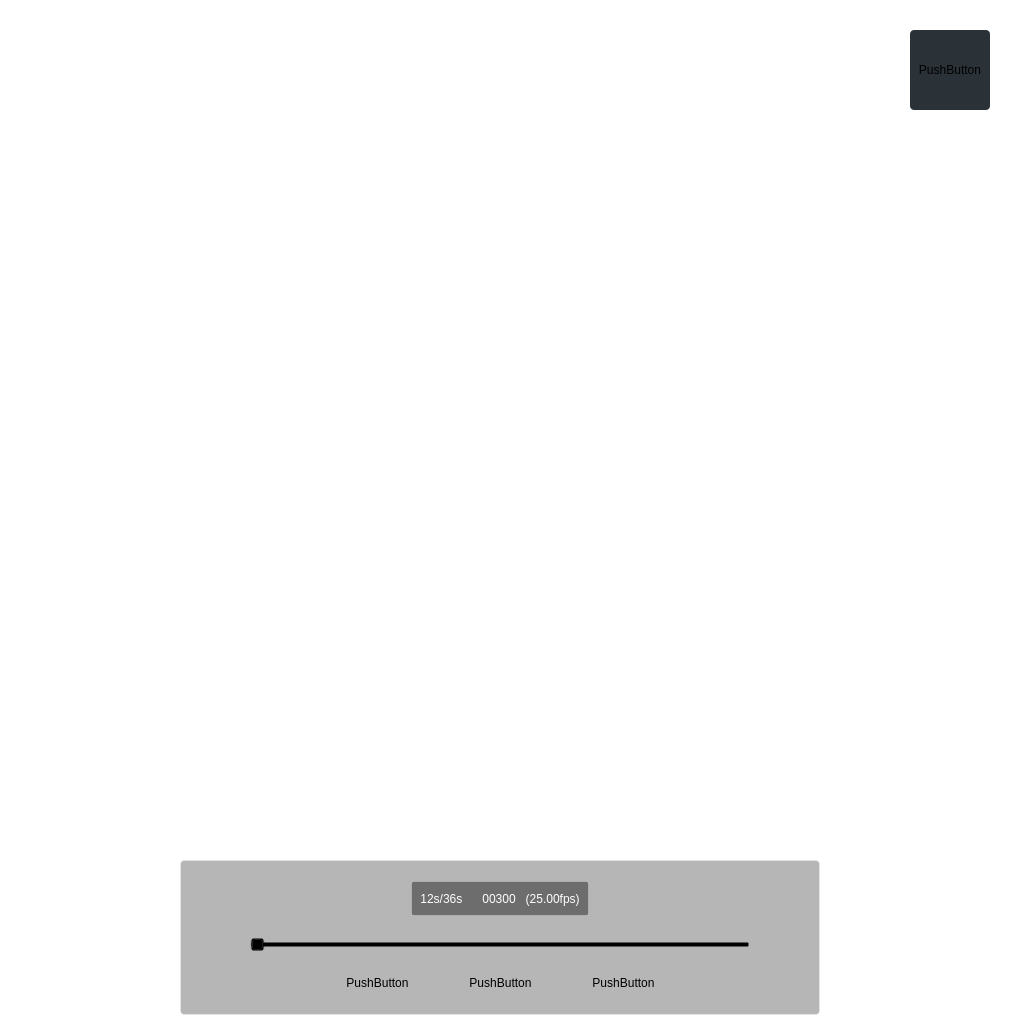
<?xml version="1.0" encoding="UTF-8"?>
<ui version="4.0">
 <class>VideoDialog</class>
 <widget class="QFrame" name="VideoDialog">
  <property name="geometry">
   <rect>
    <x>0</x>
    <y>0</y>
    <width>1024</width>
    <height>1024</height>
   </rect>
  </property>
  <property name="windowTitle">
   <string>Frame</string>
  </property>
  <property name="styleSheet">
   <string notr="true">QWidget
{
background:transparent;
}</string>
  </property>
  <property name="frameShape">
   <enum>QFrame::StyledPanel</enum>
  </property>
  <property name="frameShadow">
   <enum>QFrame::Raised</enum>
  </property>
  <widget class="QPushButton" name="pushButton">
   <property name="geometry">
    <rect>
     <x>910</x>
     <y>30</y>
     <width>80</width>
     <height>80</height>
    </rect>
   </property>
   <property name="minimumSize">
    <size>
     <width>80</width>
     <height>80</height>
    </size>
   </property>
   <property name="maximumSize">
    <size>
     <width>80</width>
     <height>80</height>
    </size>
   </property>
   <property name="styleSheet">
    <string notr="true">QPushButton
{
background:rgba(42,49,55,1);
border-radius:4px;
}</string>
   </property>
   <property name="text">
    <string>PushButton</string>
   </property>
  </widget>
  <widget class="QWidget" name="verticalWidget" native="true">
   <property name="geometry">
    <rect>
     <x>180</x>
     <y>860</y>
     <width>640</width>
     <height>155</height>
    </rect>
   </property>
   <property name="minimumSize">
    <size>
     <width>640</width>
     <height>155</height>
    </size>
   </property>
   <property name="maximumSize">
    <size>
     <width>640</width>
     <height>155</height>
    </size>
   </property>
   <property name="styleSheet">
    <string notr="true">QWidget
{
background:rgba(0,0,0,0.29);
border-radius:4px;
border:1px solid rgba(255,255,255,0.25);
}</string>
   </property>
   <layout class="QVBoxLayout" name="verticalLayout">
    <property name="spacing">
     <number>0</number>
    </property>
    <property name="leftMargin">
     <number>0</number>
    </property>
    <property name="topMargin">
     <number>0</number>
    </property>
    <property name="rightMargin">
     <number>0</number>
    </property>
    <property name="bottomMargin">
     <number>0</number>
    </property>
    <item>
     <layout class="QHBoxLayout" name="horizontalLayout_2">
      <item>
       <spacer name="horizontalSpacer">
        <property name="orientation">
         <enum>Qt::Horizontal</enum>
        </property>
        <property name="sizeHint" stdset="0">
         <size>
          <width>40</width>
          <height>20</height>
         </size>
        </property>
       </spacer>
      </item>
      <item>
       <widget class="QWidget" name="horizontalWidget" native="true">
        <property name="minimumSize">
         <size>
          <width>124</width>
          <height>35</height>
         </size>
        </property>
        <property name="maximumSize">
         <size>
          <width>16777215</width>
          <height>35</height>
         </size>
        </property>
        <property name="styleSheet">
         <string notr="true">QWidget
{
background:rgba(0,0,0,0.4);
border-radius:2px;
}</string>
        </property>
        <layout class="QHBoxLayout" name="horizontalLayout">
         <item>
          <widget class="QLabel" name="label_2">
           <property name="styleSheet">
            <string notr="true">QLabel
{
background: transparent;
border:none;
font: 16px &quot;Microsoft YaHei&quot;;
color:rgba(255,255,255,1);
}</string>
           </property>
           <property name="text">
            <string>12s/36s      00300   (25.00fps)</string>
           </property>
           <property name="alignment">
            <set>Qt::AlignCenter</set>
           </property>
          </widget>
         </item>
        </layout>
       </widget>
      </item>
      <item>
       <spacer name="horizontalSpacer_2">
        <property name="orientation">
         <enum>Qt::Horizontal</enum>
        </property>
        <property name="sizeHint" stdset="0">
         <size>
          <width>40</width>
          <height>20</height>
         </size>
        </property>
       </spacer>
      </item>
     </layout>
    </item>
    <item>
     <layout class="QHBoxLayout" name="horizontalLayout_3">
      <property name="leftMargin">
       <number>70</number>
      </property>
      <property name="rightMargin">
       <number>70</number>
      </property>
      <item>
       <widget class="QSlider" name="horizontalSlider">
        <property name="styleSheet">
         <string notr="true">QSlider
{
background:transparent;
border-radius:4px;
border:none;
}</string>
        </property>
        <property name="orientation">
         <enum>Qt::Horizontal</enum>
        </property>
       </widget>
      </item>
     </layout>
    </item>
    <item>
     <layout class="QHBoxLayout" name="horizontalLayout_5">
      <property name="spacing">
       <number>60</number>
      </property>
      <item>
       <spacer name="horizontalSpacer_3">
        <property name="orientation">
         <enum>Qt::Horizontal</enum>
        </property>
        <property name="sizeHint" stdset="0">
         <size>
          <width>40</width>
          <height>20</height>
         </size>
        </property>
       </spacer>
      </item>
      <item>
       <widget class="QPushButton" name="pushButton_4">
        <property name="styleSheet">
         <string notr="true">QPushButton
{
background: transparent;
border:none;
}</string>
        </property>
        <property name="text">
         <string>PushButton</string>
        </property>
       </widget>
      </item>
      <item>
       <widget class="QPushButton" name="pushButton_3">
        <property name="styleSheet">
         <string notr="true">QPushButton
{
background: transparent;
border:none;
}</string>
        </property>
        <property name="text">
         <string>PushButton</string>
        </property>
       </widget>
      </item>
      <item>
       <widget class="QPushButton" name="pushButton_2">
        <property name="styleSheet">
         <string notr="true">QPushButton
{
background: transparent;
border:none;
}</string>
        </property>
        <property name="text">
         <string>PushButton</string>
        </property>
       </widget>
      </item>
      <item>
       <spacer name="horizontalSpacer_4">
        <property name="orientation">
         <enum>Qt::Horizontal</enum>
        </property>
        <property name="sizeHint" stdset="0">
         <size>
          <width>40</width>
          <height>20</height>
         </size>
        </property>
       </spacer>
      </item>
     </layout>
    </item>
   </layout>
  </widget>
 </widget>
 <resources/>
 <connections/>
</ui>
